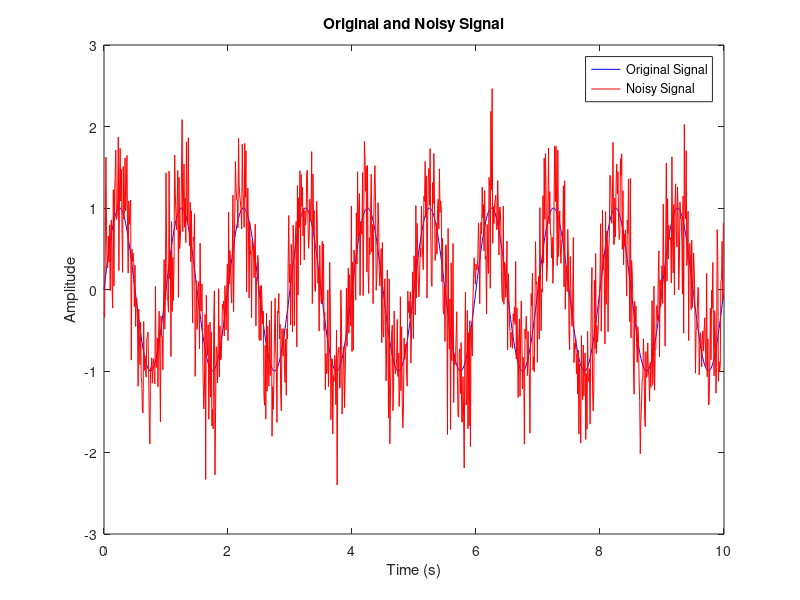
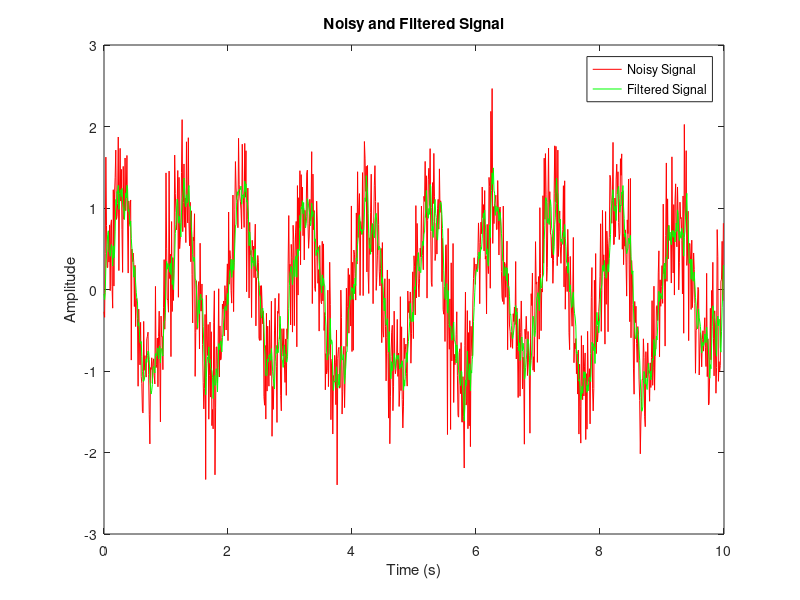

Write MATLAB code to recreate these figures, in order.
% Define the parameters
fs = 100;                   % Sampling frequency (Hz)
t = 0:1/fs:10-1/fs;         % Time vector (10 seconds)
f = 1;                      % Frequency of the sine wave (Hz)
signal = sin(2*pi*f*t);     % Original signal

% Add noise to the signal
noisy_signal = signal + 0.5*randn(size(t));

% Plot the original and noisy signals
figure;
plot(t, signal, 'b', 'DisplayName', 'Original Signal');
hold on;
plot(t, noisy_signal, 'r', 'DisplayName', 'Noisy Signal');
legend;
title('Original and Noisy Signal');
xlabel('Time (s)');
ylabel('Amplitude');

% Define the window size
window_size = 5;

% Create the filter coefficients
b = (1/window_size)*ones(1, window_size);

% Apply the Moving Average filter
filtered_signal = filter(b, 1, noisy_signal);

% Plot the filtered signal
figure;
plot(t, noisy_signal, 'r', 'DisplayName', 'Noisy Signal');
hold on;
plot(t, filtered_signal, 'g', 'DisplayName', 'Filtered Signal');
legend;
title('Noisy and Filtered Signal');
xlabel('Time (s)');
ylabel('Amplitude');